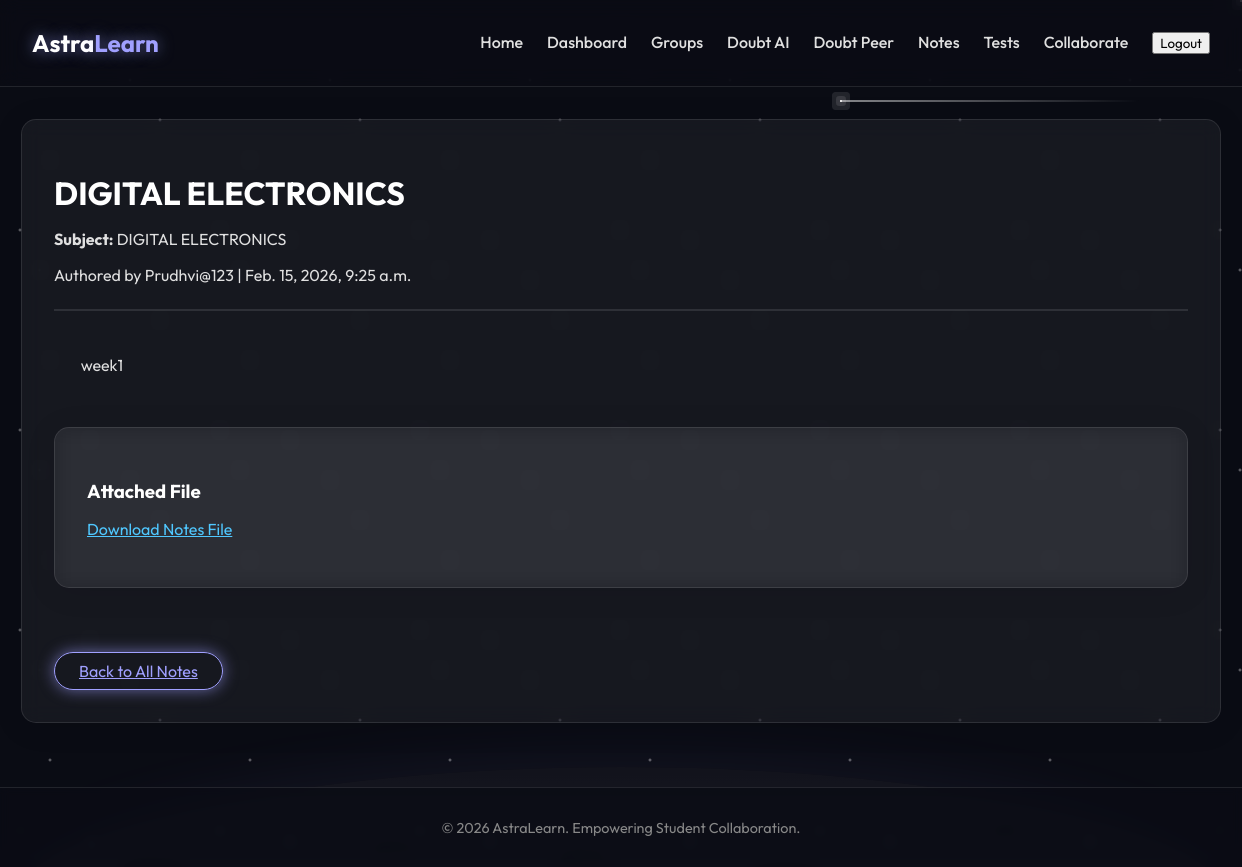
Screenshot of /notes/1/ (signed in) with the database file from the repository.
### notes/models.py (models this page shows, shortened)
class Note(models.Model):
    title = models.CharField(max_length=255)
    subject = models.CharField(max_length=100)
    content = models.TextField()
    author = models.ForeignKey(settings.AUTH_USER_MODEL, on_delete=models.CASCADE, related_name='notes')
    created_at = models.DateTimeField(auto_now_add=True)
    file = models.FileField(upload_to='notes/', blank=True, null=True)

### accounts/models.py (models this page shows, shortened)
class CustomUser(AbstractUser):
    bio = models.TextField(max_length=500, blank=True)
    LEARNING_STYLES = [
        ('visual', 'Visual'),
        ('auditory', 'Auditory'),
        ('reading', 'Reading/Writing'),
        ('kinesthetic', 'Kinesthetic'),
    ]
    learning_style = models.CharField(max_length=20, choices=LEARNING_STYLES, default='visual')
    interests = models.CharField(max_length=255, blank=True, help_text="Comma-separated topics (e.g., Math, Physics, Coding)")
    is_faculty = models.BooleanField(default=False)
    avatar = models.ImageField(upload_to='avatars/', blank=True, null=True)

### notes/views.py (the view)
# urls.py: path('<int:pk>/', views.note_detail, name='note_detail'),
@login_required
def note_detail(request, pk):
    note = get_object_or_404(Note, pk=pk)
    return render(request, 'notes/note_detail.html', {'note': note})

### templates/notes/note_detail.html
{% extends 'base.html' %}
{% block content %}
<div class="glass-panel">
    <h1>{{ note.title }}</h1>
    <p><strong>Subject:</strong> {{ note.subject }}</p>
    <p>Authored by {{ note.author.username }} | {{ note.created_at }}</p>
    <hr style="border: var(--glass-border); margin: 1.5rem 0;">
    <div style="white-space: pre-wrap; margin-bottom: 2rem;">
        {{ note.content }}
    </div>
    {% if note.file %}
    <div class="glass-panel" style="background: rgba(255,255,255,0.05);">
        <h3>Attached File</h3>
        <p><a href="{{ note.file.url }}" target="_blank" style="color: var(--secondary-color);">Download Notes File</a>
        </p>
    </div>
    {% endif %}
    <a href="{% url 'note_list' %}" class="btn-glow" style="margin-top: 2rem; display: inline-block;">Back to All
        Notes</a>
</div>
{% endblock %}

### static/css/style.css (style rules this page uses)
:root { --primary-color: #A0A0FF; --secondary-color: #50C8FF; --accent-glow: 0 0 15px rgba(160, 160, 255, 0.6); --bg-dark: #0B0C15; --glass-bg: rgba(255, 255, 255, 0.05); --glass-border: 1px solid rgba(255, 255, 255, 0.1); --text-color: #E0E0E0; --font-family: 'Outfit', sans-serif; }
body { background-color: var(--bg-dark); color: var(--text-color); font-family: var(--font-family); margin: 0; padding: 0; overflow-x: hidden; min-height: 100vh; display: flex; flex-direction: column; }
.btn-glow { padding: 0.5rem 1.5rem; border: 1px solid var(--primary-color); border-radius: 20px; background: transparent; color: var(--primary-color); box-shadow: var(--accent-glow); transition: all 0.3s ease; }
.glass-panel { background: var(--glass-bg); backdrop-filter: blur(10px); border: var(--glass-border); border-radius: 15px; padding: 2rem; box-shadow: 0 4px 30px rgba(0, 0, 0, 0.1); margin-bottom: 2rem; }
h1, h2, h3 { color: white; margin-bottom: 1rem; }

### rows the page displays
Note: title "DIGITAL ELECTRONICS", subject "DIGITAL ELECTRONICS", author.username "Prudhvi@123", created_at "Feb. 15, 2026, 9:25 a.m.", content "week1"
